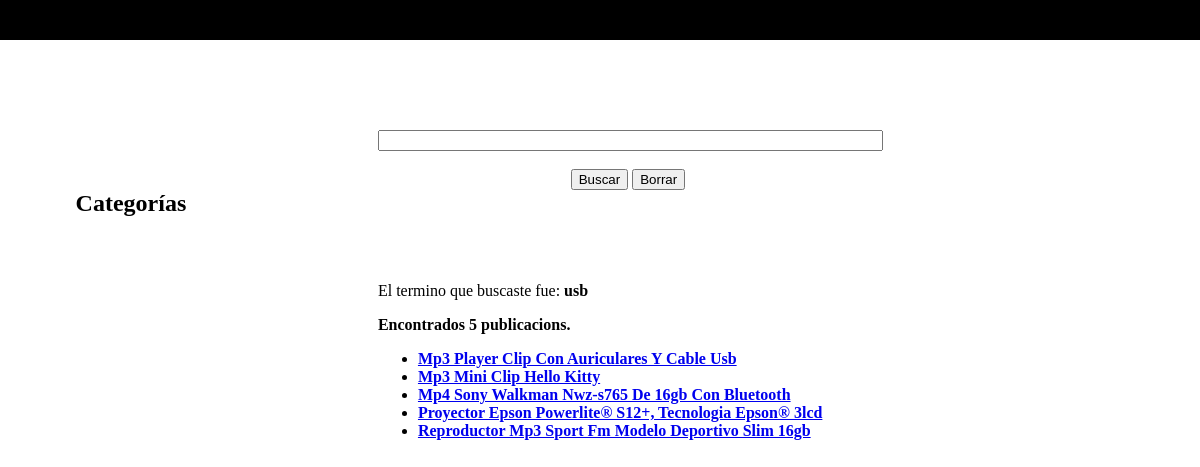
The app's page /computacion/ with its own data.
### search/models.py (models this page shows, shortened)
class Publicacion(models.Model):
	titulo = models.CharField(max_length = 100, unique = True)
	vendedor = models.ForeignKey(Usuario)
	precio = models.DecimalField(max_digits = 15, decimal_places = 2, default = 0)
	cantidad_en_stock = models.IntegerField(default = 1)
	fecha_publicacion = models.DateField(auto_now = True)
	fecha_expiracion = models.DateField()
	descripcion = models.TextField()
	nuevo = models.BooleanField()
	imagen = models.ImageField(upload_to = 'img', verbose_name = 'Imagen', blank = True)

### search/views.py (the view)
# urls.py: url(r'^computacion/$', 'search.views.computacion'),
def computacion(request):
	lista = ({'nombre': 'computacion', 'cantidad': Publicacion.objects.filter(descripcion__icontains = 'usb').count()})
	publicaciones = Publicacion.objects.filter(descripcion__icontains = 'usb') #solo para pruebas, hay que cambiar este tag
	return render_to_response('resultados_busqueda2.html', {'publicaciones': publicaciones, 'consulta': 'usb'})

### web/templates/resultados_busqueda2.html (shortened to what this page needs)
<!DOCTYPE html>
     <html>
         <head>
        </head>
        <body>
           <div class="separador"></div>
           <div class="cuadrado1">
	   <h2>Categor&iacute;as</h2>
	   </div>
	   <div class="cuadrado2">
		<br>
		<br>
		{% if publicaciones %}
		<p> El termino que buscaste fue: <strong>{{ consulta }}
		<p> Encontrados {{ publicaciones|length }} publicacion{{ publicaciones|pluralize }}.</p>
		<ul>
		{% for publicacion in publicaciones %}
		<li><a href="http://localhost:8000/producto/{{ publicacion.id }}/">{{ publicacion.titulo }}</a> </li>
		{% endfor %}
		</ul>
		{% else %}
		<p> No hay publicaciones que coincidan con tu criterio de b&uacute;squeda</p>
		{% endif %}
	   </div>
	   <div class="cuadrado3">
		<form action = "/resultados/" method = "get">
			<input type = "text" name = "q" size = "60">
			<br>
			<br>
			<input type = "submit" value = "Buscar">
			<input type = "reset" value = "Borrar">
		<form></div>
       </body>
   </html>

### web/templates/resultados_busqueda2.html (style rules this page uses)
HTML { height:100%; overflow:hidden; }
BODY { height:100%; margin:0px; }
.separador { height:5%; background-color: black; }
.cuadrado1 { height:200px; margin:150px auto; margin-left: 2cm; width:200px; }
.cuadrado2 { height:400px; margin:-310px auto; margin-left: 10cm; width:600px; }
.cuadrado3 { height:80px; margin:-500px auto; margin-left: 10cm; width:500px; text-align:center; }

### records on screen
Publicacion: titulo "Mp3 Player Clip Con Auriculares Y Cable Usb"
Publicacion: titulo "Mp3 Mini Clip Hello Kitty"
Publicacion: titulo "Mp4 Sony Walkman Nwz-s765 De 16gb Con Bluetooth"
Publicacion: titulo "Proyector Epson Powerlite® S12+, Tecnologia Epson® 3lcd"
Publicacion: titulo "Reproductor Mp3 Sport Fm Modelo Deportivo Slim 16gb"

### other values on screen
{{ consulta }} "usb"
{{ publicaciones|length }} "5"
